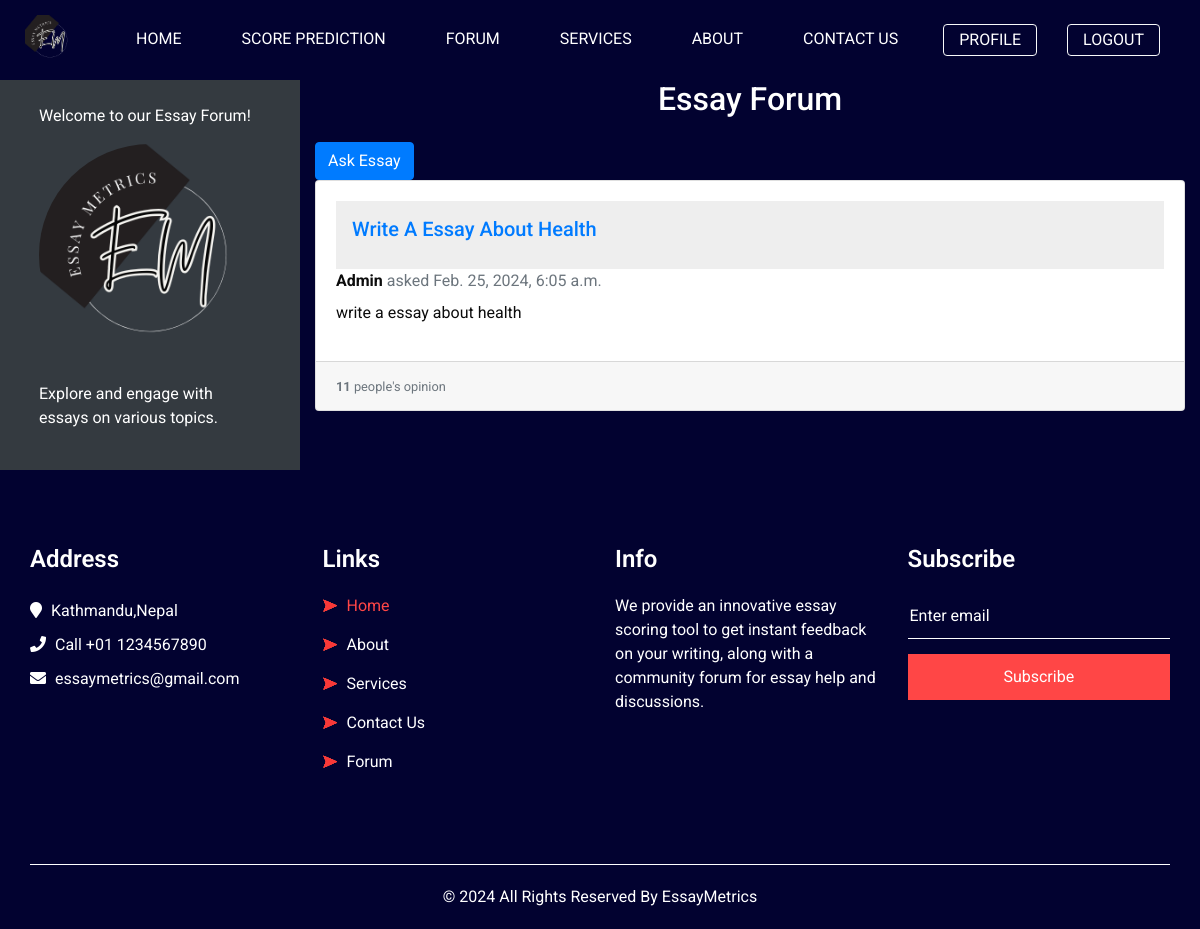
The app's page /essay-writing-forum/ (signed in), older data.
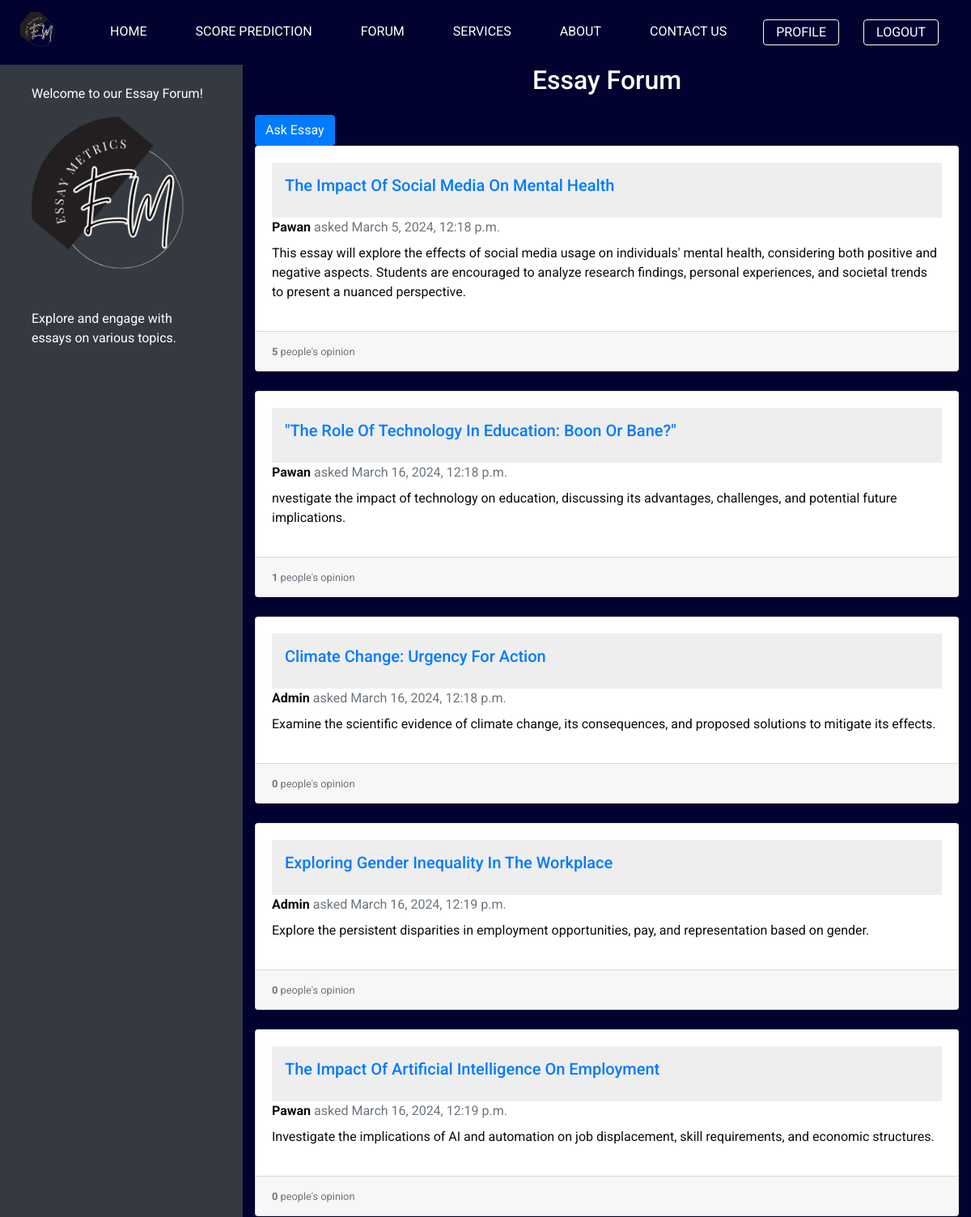
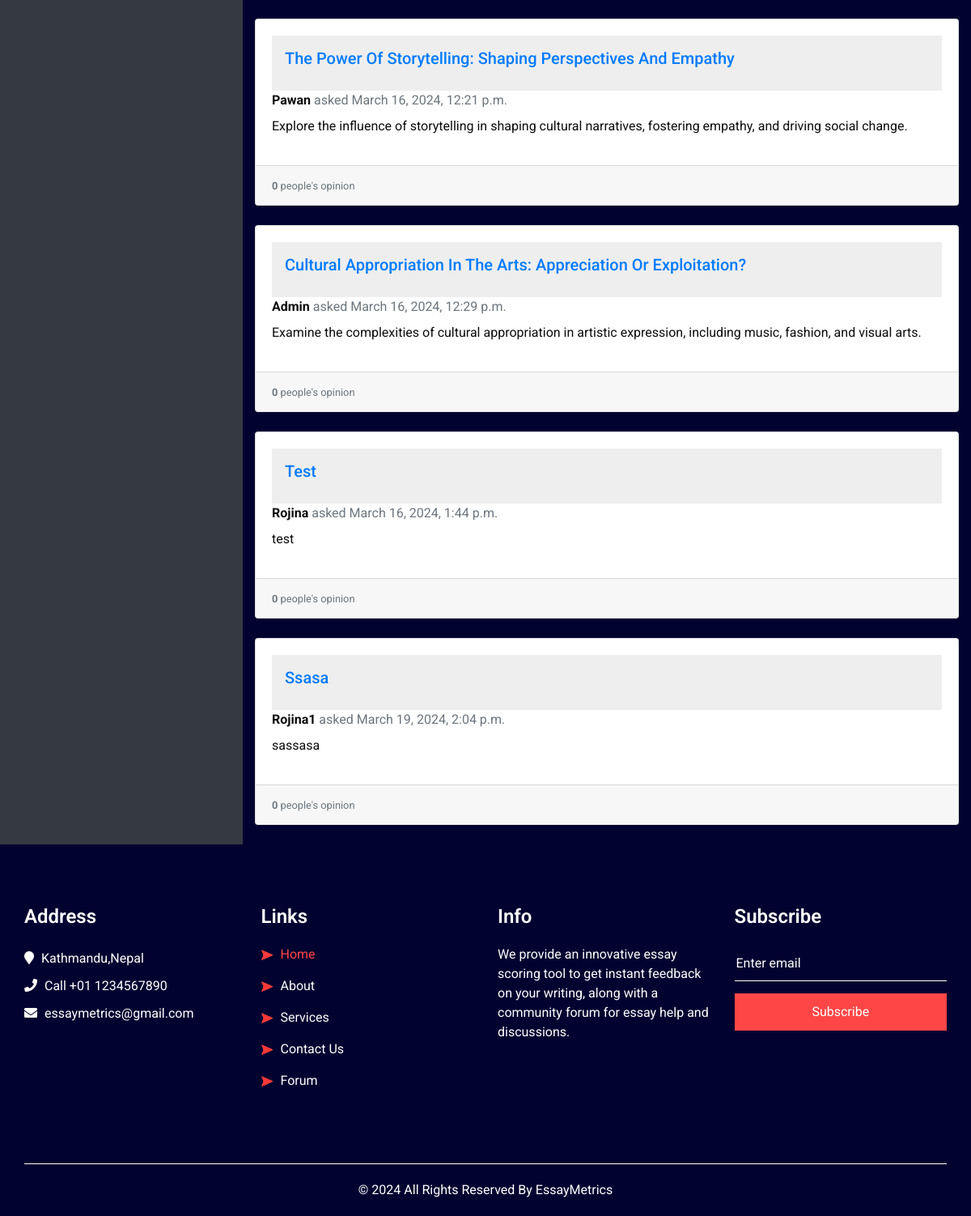
The same page, newer data (2 pictures, top to bottom).
### grader/models.py (models this page shows)
class Form_Question(models.Model):
    title = models.CharField(max_length=255)
    user = models.ForeignKey(User, on_delete=models.CASCADE, null=True, blank=True)
    description = models.TextField()
    expectation = models.CharField(max_length=255)
    tags = models.ForeignKey(Tag, on_delete=models.CASCADE, null=True, blank=True)
    time = models.DateTimeField(default=timezone.now, null=True, blank=True)
    votes = models.IntegerField(default=0)
    Comment= models.ManyToManyField(Comment, null=True, blank=True, related_name='comments')

### grader/views.py (the view)
# urls.py: path('essay-writing-forum/', views.essay_writing_forum, name='essay_writing_forum'),
@login_required(login_url='login')
def essay_writing_forum(request):
    essay_data = Form_Question.objects.all()
    context = {
        'essay_data': essay_data,
    }
    return render(request, 'grader/essay_writing_forum.html', context)

### grader/templates/grader/essay_writing_forum.html (shortened to what this page needs)
{% extends 'base.html' %}
{% load static %}
{% block content %}
<div class="container-fluid">
    <div class="row">
        <div class="col-md-3 bg-dark text-white">
            <div class="p-4">
                <p>Welcome to our Essay Forum!</p>
                <img src="{% static 'images/logo.png'%}" alt="Placeholder Image" class="img-fluid rounded-circle mb-3">
                <p>Explore and engage with essays on various topics.</p>
            </div>
        </div>
        <div class="col-md-9">
            <div class="filter-section">
                <h2 style="color: white" class="text-center mb-4">Essay Forum</h2>
                <a href="{% url 'ask_essay' %}" class="btn btn-primary float-end">Ask Essay</a>
            </div>
            {% for essay in essay_data %}
            <div class="card mb-4">
                <div class="card-body">
                    <div style= "background-color: rgba(231, 231, 231, 0.719); padding: 1em;">
                        <h5 style="text-transform: capitalize;" class="card-title">
                            <a href="{% url 'view_answer' essay.id %}">{{ essay.title }}</a></h5>
                    </div>
                    <div class="user-info mb-2">
                        <span style="text-transform: capitalize; font-weight: bold" class="fw-bold">
                            {{essay.user.username }}</span>
                        <span class="text-muted">asked {{ essay.time }}</span>
                    </div>
                    <p class="card-text">{{ essay.description }}</p>
                </div>
                <div class="card-footer">
                    <small class="text-muted"><b>{{ essay.Comment.count }} </b> people's opinion</small>
                </div>
            </div>
            {% endfor %}
        </div>
    </div>
</div>
{% endblock %}

### templates/base.html (shortened to what this page needs)
{% load static %}
<!DOCTYPE html>
<html lang="en">
<head>
  <link rel="stylesheet" href="https://cdn.jsdelivr.net/npm/sweetalert2@11/dist/sweetalert2.min.css">
</head>
<body>
  <div class="hero_area">
    <header class="header_section">
      <div class="container-fluid">
        <nav class="navbar navbar-expand-lg custom_nav-container ">
          <a class="navbar-brand" href="{% url 'index' %}">
            <img style="width: 50px; height: auto;" src="{% static 'images/logo.png' %}" alt="">
          </a>
          <div class="collapse navbar-collapse" id="navbarSupportedContent">
            <ul class="navbar-nav  ml-auto">
              <li class="nav-item active">
                <a class="nav-link" href="{% url 'index' %}">Home <span class="sr-only">(current)</span></a>
              </li>
              <li class="nav-item">
                <a class="nav-link" href="{% url 'essay_prediction' %}">Score Prediction</a>
              </li>
              <li class="nav-item">
                <a class="nav-link" href="{% url 'essay_writing_forum' %}">Forum</a>
              </li>
              <li class="nav-item">
                <a class="nav-link" href="{% url 'service' %}">Services</a>
              </li>
              <li class="nav-item">
                <a class="nav-link" href="{% url 'about' %}"> About</a>
              </li>
              <li class="nav-item">
                <a class="nav-link" href="{% url 'contact' %}">Contact Us</a>
              </li>
              {% if user.is_authenticated %}
              <li class="nav-item">
                <a class="nav-link btn btn-outline-light" href="{% url 'profile' %}">Profile</a>
              </li>
              <li class="nav-item">
                <a class="nav-link btn btn-outline-light" href="#" onclick="confirmLogout()">Logout</a>
              </li>
              {% endif %}
            </ul>
          </div>
        </nav>
      </div>
    </header>
    {% block content %}
    {% endblock %}
    {% include 'footer.html' %}
  </div>
</body>
</html>

### templates/footer.html (shortened to what this page needs)
{% load static%}
<!DOCTYPE html>
<html lang="en">
<head>
	<link rel="stylesheet" type="text/css" href="{%static 'css/bootstrap.css'%}" />
	<link href="https://cdnjs.cloudflare.com/ajax/libs/font-awesome/5.15.4/css/all.min.css" rel="stylesheet">
	<link href="{% static 'css/style.css' %}" rel="stylesheet" />
	<link href="{% static 'css/responsive.css' %}" rel="stylesheet" />
</head>
<body>
	<section class="info_section layout_padding2">
		<div class="container">
			<div class="row">
				<div class="col-md-3">
					<div class="info_contact">
						<h4>
							Address
						</h4>
						<div class="contact_link_box">
							<a href="">
								<i class="fa fa-map-marker" aria-hidden="true"></i>
								<span>
									Kathmandu,Nepal
								</span>
							</a>
							<a href="">
								<i class="fa fa-phone" aria-hidden="true"></i>
								<span>
									Call +01 1234567890
								</span>
							</a>
							<a href="">
								<i class="fa fa-envelope" aria-hidden="true"></i>
								<span>
									essaymetrics@gmail.com
								</span>
							</a>
						</div>
					</div>
					<div class="info_social">
						<a href="">
							<i class="fa fa-facebook" aria-hidden="true"></i>
						</a>
						<a href="">
							<i class="fa fa-twitter" aria-hidden="true"></i>
						</a>
						<a href="">
							<i class="fa fa-linkedin" aria-hidden="true"></i>
						</a>
						<a href="">
							<i class="fa fa-instagram" aria-hidden="true"></i>
						</a>
					</div>
				</div>
				<div class="col-md-3">
					<div class="info_link_box">
						<h4>
							Links
						</h4>
						<div class="info_links">
							<a class="active" href="{% url 'index' %}">
								<img src="images/nav-bullet.png" alt="">
								Home
							</a>
							<a class="" href="{% url 'about' %}">
								<img src="images/nav-bullet.png" alt="">
								About
							</a>
							<a class="" href="{% url 'service' %}">
								<img src="images/nav-bullet.png" alt="">
								Services
							</a>
							<a class="" href="{% url 'contact' %}">
								<img src="images/nav-bullet.png" alt="">
								Contact Us
							</a>
							<a class="" href="{% url 'essay_writing_forum' %}">
								<img src="images/nav-bullet.png" alt="">
								Forum
							</a>
						</div>
					</div>
				</div>
				<div class="col-md-3">
					<div class="info_detail">
						<h4>
							Info
						</h4>
						<p>
							We provide an innovative essay scoring tool to get instant feedback on your writing, along
							with a community forum for essay help and discussions.
						</p>
					</div>
				</div>
				<div class="col-md-3 mb-0">
					<h4>
						Subscribe
					</h4>
					<form action="#">
						<input type="text" placeholder="Enter email" />
						<button type="submit">
							Subscribe
						</button>
					</form>
				</div>
			</div>
		</div>
	</section>
	<footer class="footer_section">
		<div class="container">
			<p>
				&copy; <span id="displayYear"></span> All Rights Reserved By
				<a href="">EssayMetrics</a>
			</p>
		</div>
	</footer>
</body>
</html>

### grader/static/css/style.css (style rules this page uses)
body { font-family: "Roboto", sans-serif; color: #0c0c0c; background-color: #f8f8f8; overflow-x: hidden; }
.layout_padding2 { padding: 75px 0; }
a, a:hover, a:focus { text-decoration: none; }
.btn, .btn:focus { outline: none !important; -webkit-box-shadow: none; box-shadow: none; }
.hero_area { position: relative; background-color: #020230; min-height: 100vh; display: -webkit-box; display: -ms-flexbox; display: flex; -webkit-box-orient: vertical; -webkit-box-direction: normal; -ms-flex-direction: column; flex-direction: column; }
.header_section .container-fluid { padding-right: 25px; padding-left: 25px; }
.custom_nav-container { padding: 10px 0; }
.custom_nav-container .navbar-nav .nav-item .nav-link { padding: 3px 15px; margin: 10px 15px; color: #ffffff; text-align: center; text-transform: uppercase; }
.info_section { background-color: #020230; color: #ffffff; }
.info_section h4 { font-weight: 600; margin-bottom: 20px; }
.info_section .info_contact .contact_link_box { display: -webkit-box; display: -ms-flexbox; display: flex; -webkit-box-orient: vertical; -webkit-box-direction: normal; -ms-flex-direction: column; flex-direction: column; }
.info_section .info_contact .contact_link_box a { margin: 5px 0; color: #ffffff; }
.info_section .info_contact .contact_link_box a i { margin-right: 5px; }
.info_section .info_social { display: -webkit-box; display: -ms-flexbox; display: flex; margin-top: 20px; }
.info_section .info_social a { display: -webkit-box; display: -ms-flexbox; display: flex; -webkit-box-pack: center; -ms-flex-pack: center; justify-content: center; -webkit-box-align: center; -ms-flex-align: center; align-items: center; color: #ffffff; border-radius: 100%; margin-right: 10px; font-size: 24px; }
.info_section .info_links { display: -webkit-box; display: -ms-flexbox; display: flex; -webkit-box-orient: vertical; -webkit-box-direction: normal; -ms-flex-direction: column; flex-direction: column; -ms-flex-wrap: wrap; flex-wrap: wrap; }
.info_section .info_links a { display: -webkit-box; display: -ms-flexbox; display: flex; -webkit-box-align: center; -ms-flex-align: center; align-items: center; margin-bottom: 15px; color: #ffffff; }
.info_section .info_links a img { margin-right: 10px; }
.info_section .info_links a:hover, .info_section .info_links a.active { color: #ff4646; }
.info_section form input { border: none; border-bottom: 1px solid #ffffff; background-color: transparent; width: 100%; height: 45px; color: #ffffff; outline: none; }
.info_section form input::placeholder { color: #ffffff; }
.info_section form button { width: 100%; text-align: center; display: inline-block; padding: 10px 55px; background-color: #ff4646; color: #ffffff; border-radius: 0; border: 1px solid #ff4646; -webkit-transition: all .3s; transition: all .3s; margin-top: 15px; }
.footer_section { position: relative; background-color: #020230; text-align: center; }
.footer_section p { color: #ffffff; padding: 20px 0; margin: 0; border-top: 1px solid #ffffff; }
.footer_section p a { color: inherit; }

### grader/static/css/responsive.css (style rules this page uses)
@media (min-width: 1200px) { .container { max-width: 1170px; } }

Row changes from the older to the newer data that the page shows:
removed Form_Question: title "Write A Essay About Health", user.username "Admin", time "Feb. 25, 2024, 6:05 a.m.", description "write a essay about health", Comment.count "11"
added Form_Question: title "The Impact Of Social Media On Mental Health", user.username "Pawan", time "March 5, 2024, 12:18 p.m.", description "This essay will explore the effects of social media usage on individuals' mental health, considering both positive and negative aspects. Students are encouraged to analyze research findings, personal experiences, and societal trends to present a nuanced perspective.", Comment.count "5"
added Form_Question: title "\"The Role Of Technology In Education: Boon Or Bane?\"", user.username "Pawan", time "March 16, 2024, 12:18 p.m.", description "nvestigate the impact of technology on education, discussing its advantages, challenges, and potential future implications.", Comment.count "1"
added Form_Question: title "Climate Change: Urgency For Action", user.username "Admin", time "March 16, 2024, 12:18 p.m.", description "Examine the scientific evidence of climate change, its consequences, and proposed solutions to mitigate its effects.", Comment.count "0"
added Form_Question: title "Exploring Gender Inequality In The Workplace", user.username "Admin", time "March 16, 2024, 12:19 p.m.", description "Explore the persistent disparities in employment opportunities, pay, and representation based on gender.", Comment.count "0"
added Form_Question: title "The Impact Of Artificial Intelligence On Employment", user.username "Pawan", time "March 16, 2024, 12:19 p.m.", description "Investigate the implications of AI and automation on job displacement, skill requirements, and economic structures.", Comment.count "0"
added Form_Question: title "The Power Of Storytelling: Shaping Perspectives And Empathy", user.username "Pawan", time "March 16, 2024, 12:21 p.m.", description "Explore the influence of storytelling in shaping cultural narratives, fostering empathy, and driving social change.", Comment.count "0"
added Form_Question: title "Cultural Appropriation In The Arts: Appreciation Or Exploitation?", user.username "Admin", time "March 16, 2024, 12:29 p.m.", description "Examine the complexities of cultural appropriation in artistic expression, including music, fashion, and visual arts.", Comment.count "0"
added Form_Question: title "Test", user.username "Rojina", time "March 16, 2024, 1:44 p.m.", description "test", Comment.count "0"
added Form_Question: title "Ssasa", user.username "Rojina1", time "March 19, 2024, 2:04 p.m.", description "sassasa", Comment.count "0"
